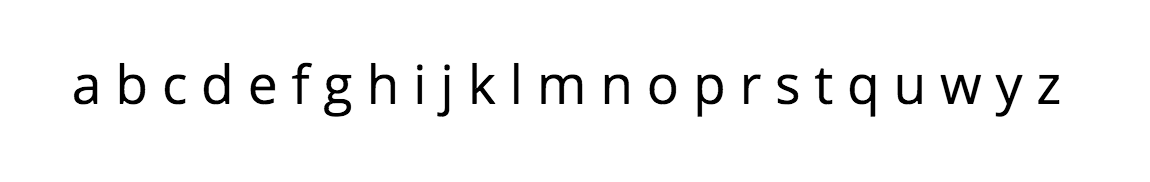
#> input picture getf/abc.png, 1150 x 182 px
$ python getChar.py
#> lines starting #> are read from the running program, lines starting #| are printed output that depends on the picture; after the words box and inside, x2 and y2 are one past the last pixel; in counts of white or black regions, pixels touching at a corner belong together
import cv2
import numpy as np
import matplotlib.pyplot as plt
from scipy import ndimage
from os import listdir

def read_img_to_grey(name):
#> called with name = 'abc.png'
    text = cv2.imread(name, cv2.IMREAD_GRAYSCALE)
#> text is the input picture: shape (182, 1150); min 0, max 255, mean 245.4
    text = 255 - text
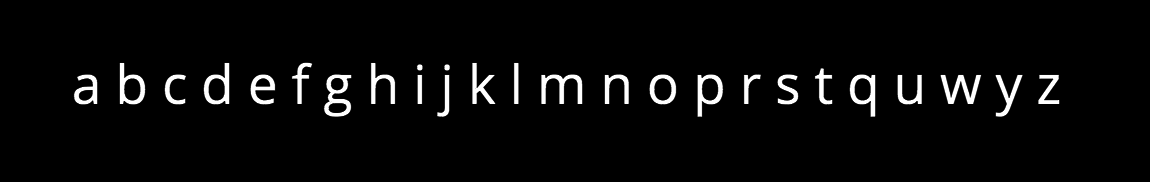
#> text: shape (182, 1150); min 0, max 255, mean 9.6
    return text


def show_img(img):
    cv2.imshow('title', img)
    cv2.waitKey(0)
    cv2.destroyAllWindows()

def get_contours(dialted_text):
    cnts = cv2.findContours(dialted_text, cv2.RETR_EXTERNAL,
                            cv2.CHAIN_APPROX_SIMPLE)
    return cnts[1]


def dilate_words(text, width, height):
#> called with width = 3, height = 8
    rectKernel = cv2.getStructuringElement(cv2.MORPH_RECT, (width, height))
    return cv2.dilate(text, rectKernel, 1)
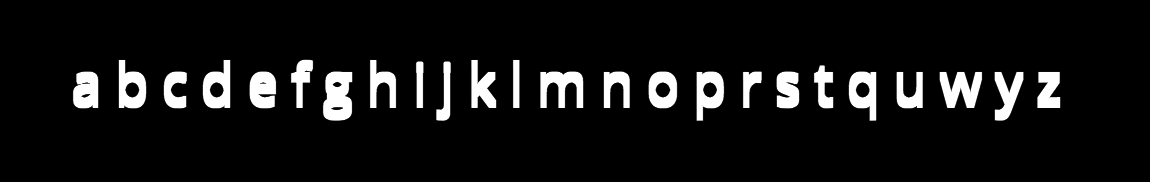
#> returned value: shape (182, 1150); min 0, max 255, mean 20.2


def print_with_contours(text, contour):
    text = cv2.cvtColor(text, cv2.COLOR_GRAY2RGB)
    show_img(cv2.drawContours(text, [contour], 0, (0,255,0), 1))

letters = read_img_to_grey("abc.png")
text = cv2.imread("abc.png", cv2.IMREAD_GRAYSCALE)
contours = list(reversed(get_contours(dilate_words(letters, 3, 8))))
#> in get_contours, `cnts = cv2.findContours(dialted_text, cv2.RETR_EXTERNAL, cv2.CHAIN_APP..`: cnts = 24 contours; largest, box (x1, y1, x2, y2) and area: (322, 71, 353, 121) 1264, (848, 71, 877, 121) 1050, (696, 71, 725, 121) 1046, (939, 71, 983, 108) 1046, (118, 59, 147, 109) 1046
#> contours = 1 item


i=97
for contour in contours:
#> (the run stopped early here; a loop or call above may not have finished)
